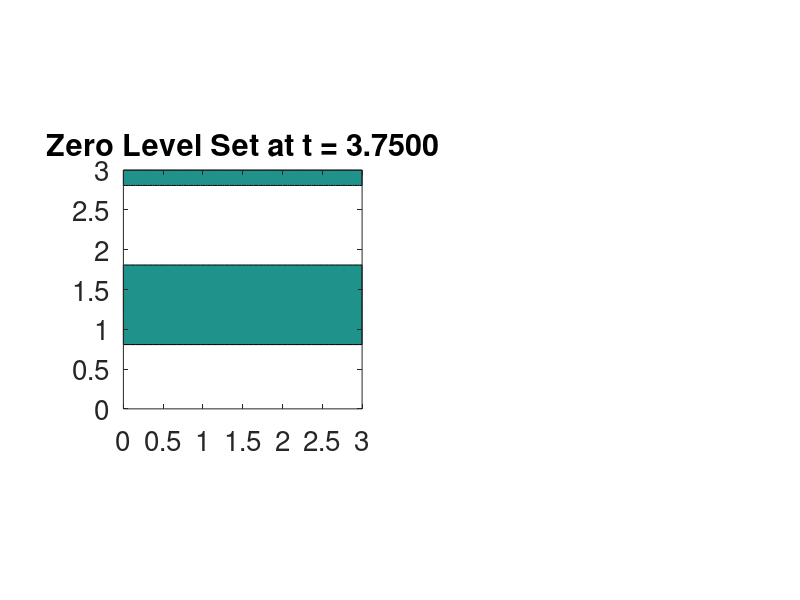

Source code (MATLAB):
% TIME PARAMETERS ------------------------------------------------------ %
T = 3.75;        % Length of time
S = 100;       % Amount of time steps
t = T/(S - 1); % Time interval
% ---------------------------------------------------------------------- %
% DOMAIN VALUES -------------------------------------------------------- %
a = 0;             % Start of domain 
b = 3;             % End of domain
n = 100;           % Number of points on domain
% BUILD DISCRETE GRID -------------------------------------------------- %
x = linspace(a,b,n); % Set of equally spaced points
h = x(2) - x(1);     % Difference between points
[X,Y] = meshgrid(x); % Creates points to be used for phi function    
% ---------------------------------------------------------------------- %
% LEVEL SET FUNCTION --------------------------------------------------- %
P = sin(pi*Y);
% ---------------------------------------------------------------------- %
% DYNAMIC INTERFACE TRACKING ------------------------------------------- %
figure('units','normalized','outerposition',[0 0 1 1]) % Full screen plot
for i = 1:S
    G = P;
    % GRAPH PLOTTING --------------------------------------------------- %
    set(gcf,'color','w')
    subplot(1,2,1)
    contourf(x,x,G,[0 0],'k-')
    set(gca,'fontsize',20)
    title(sprintf('Zero Level Set at t = %0.4f', (i-1)*t))
    axis([a b a b])
    pbaspect([1 1 1])
    subplot(1,2,2)
    surf(x,x,G,'EdgeAlpha',0.2)
    title('Level Set Function')
    set(gca,'fontsize',20)
    shading interp                         
    lighting gouraud                        
    light('Position',[0 0 max(G(:))+100],'Style','local');
    pbaspect([1 1 1])
    hold on
    patch([a b b a],[a a b b],[0 0 0 0],'k','FaceAlpha',0.5)
    hold off
    drawnow
    % ------------------------------------------------------------------ %
    % UPDATE SPEED FUNCTION -------------------------------------------- %
    F = -sin(pi*Y + i*t);
    % ------------------------------------------------------------------ %
    % LEVEL SET METHOD'S UPWIND SCHEME --------------------------------- %
    % Forward and backward differences between x points
    xDiff = diff(P)/h;
    xBackD = xDiff([1 1:end],:);
    xForwD = xDiff([1:end end],:);
    % Forward and backward differences between y points
    yDiff = diff(P')'/h;
    yBackD = yDiff(:,[1 1:end]);
    yForwD = yDiff(:,[1:end end]);
    % Select the appropriate finite difference method (upwind scheme)
    gradPos = (max(xBackD,0).^2 + min(xForwD,0).^2 + ...
               max(yBackD,0).^2 + min(yForwD,0).^2).^(1/2);
    gradNeg = (min(xBackD,0).^2 + max(xForwD,0).^2 + ...
               min(yBackD,0).^2 + max(yForwD,0).^2).^(1/2);
    % Update points using the level set equation       
    P = P - t*(max(F,0)*gradPos + min(F,0)*gradNeg);
    % ------------------------------------------------------------------ %
end
% ---------------------------------------------------------------------- %